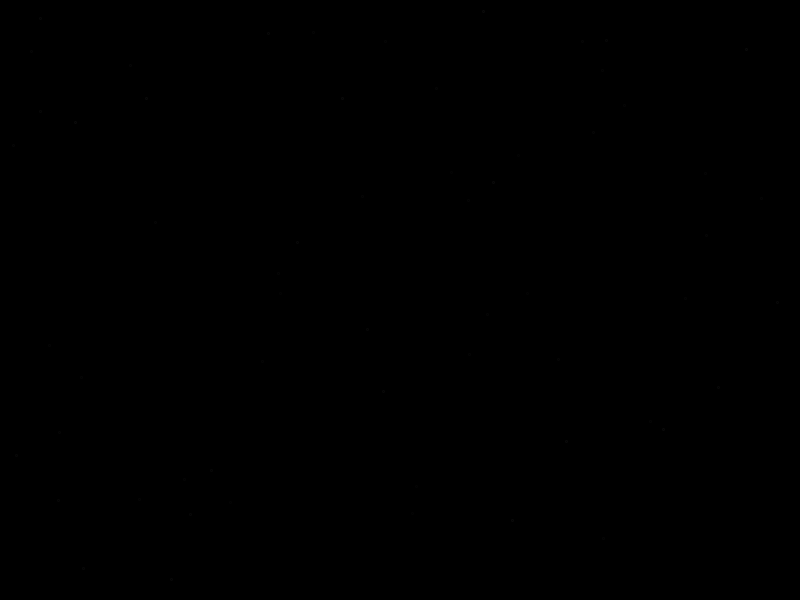
Frame 1 (no input)
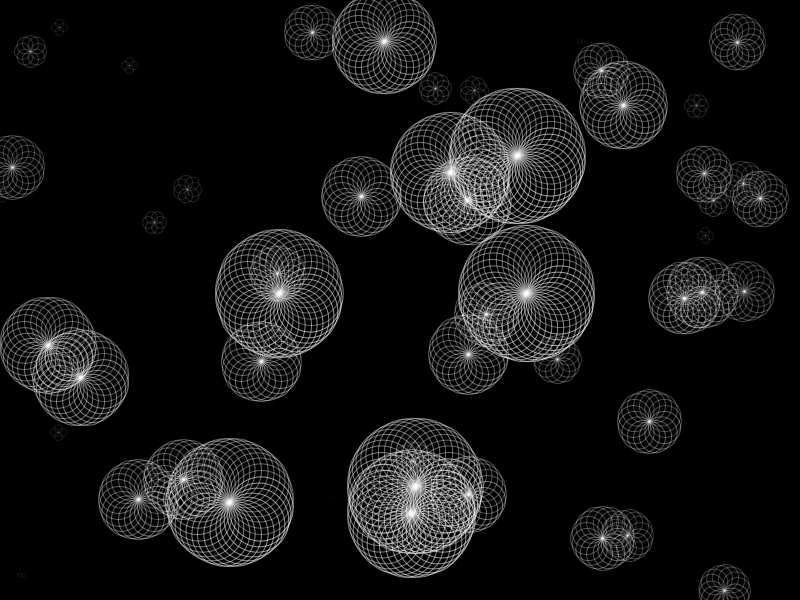
Frame 60 (the mouse pressed at the canvas centre just before this capture)
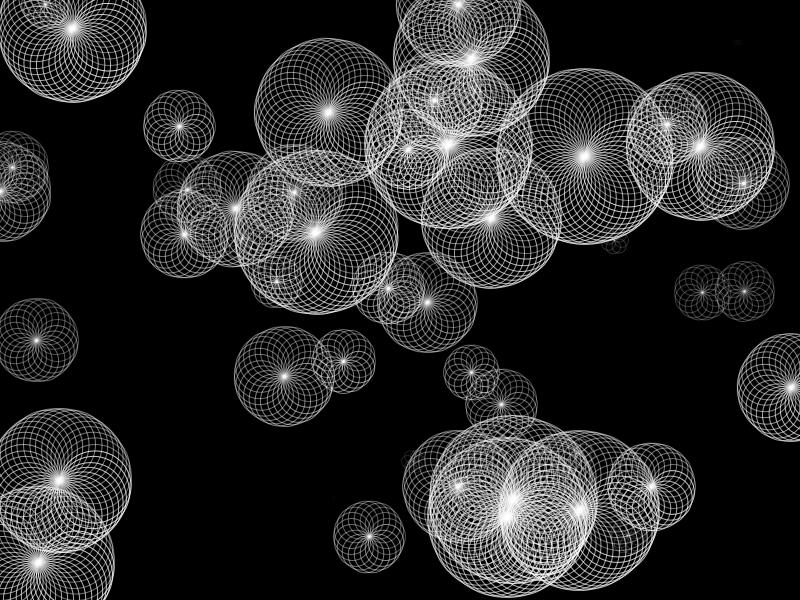
Frame 120 (the mouse held since frame 60 and released just before this capture)

The Processing sketch that drew these frames (run headless with seeded random() and noise(); from frame 60 on, the mouse is pressed at the canvas centre):

// Processing sketch: processing_64320
// ── processing_64320.pde

rosace[] collection;
int temps =60;

void setup(){
  size(800,600);
  smooth();
  collection = new rosace[temps];
  for(int i=0;i<temps;i=i+1){
    collection[i]=new rosace(random(width),random(height));
  }
   noFill();
}

void draw(){
 background(0); 

 println(collection.length);
 
 for(int i=0;i<collection.length;i=i+1){
   collection[i].update();
   if (collection[i].vie>collection[i].mort){collection[i].initialize();}
   }
   
 
 }




class rosace{
  float x;
  float y;
  float vie;
  float rayon;
  int mort;

  
  rosace(float x,float y){
    this.x=x;
    this.y=y;
    this.vie=0;
    this.rayon=0;
    this.mort=int(random(40,100));



  }
  
void  update(){
  
  vie=vie+1;
  if (vie<mort/2) {rayon=rayon+1;}
  else {rayon=rayon-1;}
 
  dessine();
  }
  
void initialize(){
    this.x=random(width);
    this.y=random(height);
    this.vie=0;
    this.rayon=0;
    this.mort=int(random(40,100));
}

void dessine(){
  int n=int(rayon);
 
  pushMatrix();  // enregistre le repère courant
  translate(x,y); // translate le repère , l'origine est désormais le centre de la rosace
  for(int i=1;i<=n;i=i+1){
     stroke(255,map(rayon,0,mort/2+i,0,230));
    rotate(TWO_PI/n);   // tourne le repère 
    ellipse(rayon,0,rayon*2,rayon*2); // trace toujours la même ellipse mais dans le nouveau repère
  }
  popMatrix(); // rétablit le style enregistré précédemment

}
}
